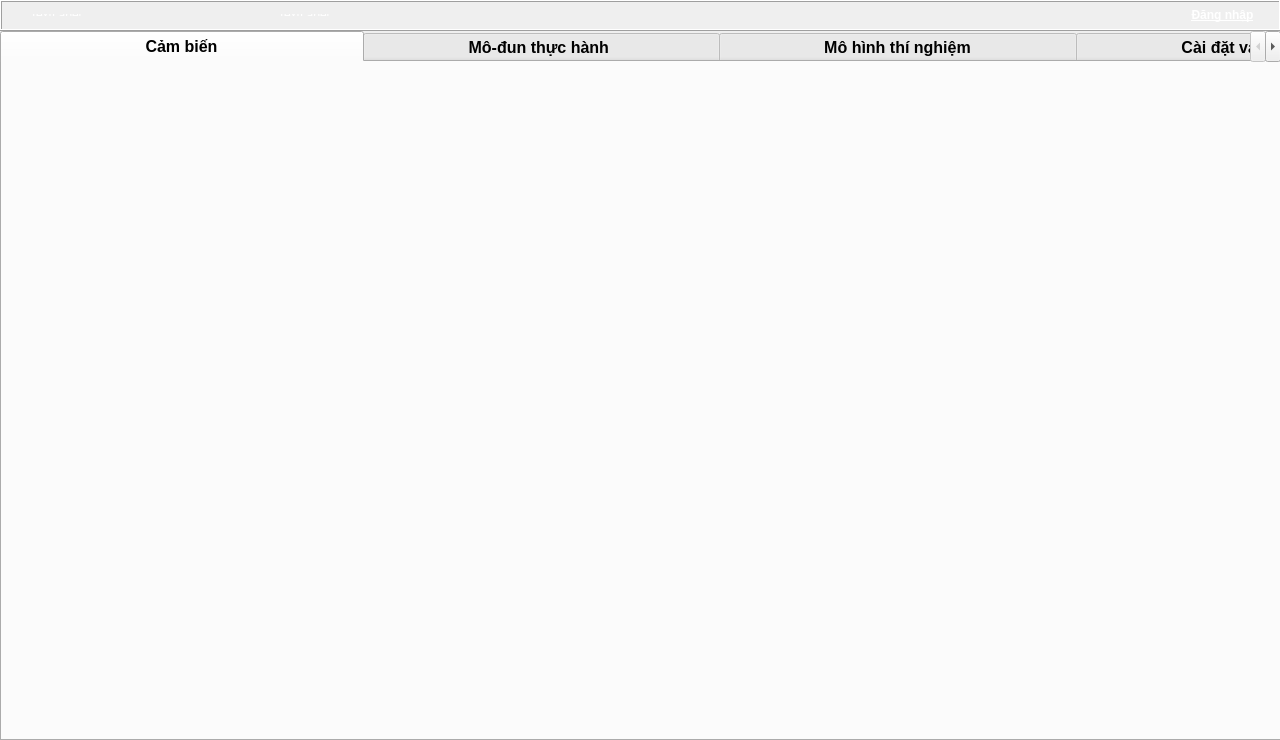
<?xml version="1.0" encoding="UTF-8"?>
<ui version="4.0">
 <class>MainWindow</class>
 <widget class="QMainWindow" name="MainWindow">
  <property name="windowModality">
   <enum>Qt::NonModal</enum>
  </property>
  <property name="geometry">
   <rect>
    <x>0</x>
    <y>0</y>
    <width>1280</width>
    <height>740</height>
   </rect>
  </property>
  <property name="windowTitle">
   <string>STEMe - Khoa học và giáo dục</string>
  </property>
  <property name="windowIcon">
   <iconset resource="image.qrc">
    <normaloff>:/image/Steme_icon.ico</normaloff>:/image/Steme_icon.ico</iconset>
  </property>
  <property name="styleSheet">
   <string notr="true">background-image: url(:/image/Background_icon_3.jpg);</string>
  </property>
  <property name="iconSize">
   <size>
    <width>24</width>
    <height>24</height>
   </size>
  </property>
  <property name="toolButtonStyle">
   <enum>Qt::ToolButtonIconOnly</enum>
  </property>
  <widget class="QWidget" name="centralWidget">
   <widget class="QFrame" name="frameWidget_2">
    <property name="geometry">
     <rect>
      <x>0</x>
      <y>0</y>
      <width>1281</width>
      <height>31</height>
     </rect>
    </property>
    <property name="styleSheet">
     <string notr="true">background-image: url(:/image/Background_icon_3.jpg);</string>
    </property>
    <property name="frameShape">
     <enum>QFrame::Box</enum>
    </property>
    <property name="frameShadow">
     <enum>QFrame::Raised</enum>
    </property>
    <widget class="QWidget" name="horizontalLayoutWidget">
     <property name="geometry">
      <rect>
       <x>30</x>
       <y>3</y>
       <width>501</width>
       <height>24</height>
      </rect>
     </property>
     <layout class="QHBoxLayout" name="horizontalLayout">
      <property name="sizeConstraint">
       <enum>QLayout::SetDefaultConstraint</enum>
      </property>
      <property name="leftMargin">
       <number>0</number>
      </property>
      <item>
       <widget class="QLabel" name="label_User_Account">
        <property name="enabled">
         <bool>false</bool>
        </property>
        <property name="styleSheet">
         <string notr="true">color: rgb(255, 255, 255);</string>
        </property>
        <property name="text">
         <string>TextLabel</string>
        </property>
       </widget>
      </item>
      <item>
       <widget class="QLabel" name="label_User_Type">
        <property name="enabled">
         <bool>false</bool>
        </property>
        <property name="styleSheet">
         <string notr="true">color: rgb(255, 255, 255);</string>
        </property>
        <property name="text">
         <string>TextLabel</string>
        </property>
       </widget>
      </item>
     </layout>
    </widget>
    <widget class="QPushButton" name="pushButton_Loggout">
     <property name="geometry">
      <rect>
       <x>1167</x>
       <y>5</y>
       <width>111</width>
       <height>20</height>
      </rect>
     </property>
     <property name="font">
      <font>
       <weight>75</weight>
       <bold>true</bold>
       <underline>true</underline>
      </font>
     </property>
     <property name="autoFillBackground">
      <bool>false</bool>
     </property>
     <property name="styleSheet">
      <string notr="true">border: none;
color: rgb(255, 255, 255);</string>
     </property>
     <property name="text">
      <string>Đăng nhập</string>
     </property>
     <property name="iconSize">
      <size>
       <width>150</width>
       <height>25</height>
      </size>
     </property>
     <property name="autoDefault">
      <bool>true</bool>
     </property>
     <property name="default">
      <bool>false</bool>
     </property>
    </widget>
    <widget class="QPushButton" name="pushButton_Loggout_2">
     <property name="geometry">
      <rect>
       <x>570</x>
       <y>5</y>
       <width>141</width>
       <height>20</height>
      </rect>
     </property>
     <property name="font">
      <font>
       <weight>75</weight>
       <bold>true</bold>
      </font>
     </property>
     <property name="autoFillBackground">
      <bool>false</bool>
     </property>
     <property name="styleSheet">
      <string notr="true">border: none;
color: rgb(255, 255, 255);</string>
     </property>
     <property name="text">
      <string/>
     </property>
     <property name="icon">
      <iconset resource="image.qrc">
       <normaloff>:/image/STEMe_Logo.png</normaloff>:/image/STEMe_Logo.png</iconset>
     </property>
     <property name="iconSize">
      <size>
       <width>150</width>
       <height>25</height>
      </size>
     </property>
     <property name="autoDefault">
      <bool>true</bool>
     </property>
     <property name="default">
      <bool>false</bool>
     </property>
    </widget>
   </widget>
   <widget class="QTabWidget" name="tabWidget">
    <property name="geometry">
     <rect>
      <x>0</x>
      <y>31</y>
      <width>1281</width>
      <height>710</height>
     </rect>
    </property>
    <property name="minimumSize">
     <size>
      <width>1281</width>
      <height>710</height>
     </size>
    </property>
    <property name="font">
     <font>
      <pointsize>12</pointsize>
      <weight>75</weight>
      <bold>true</bold>
     </font>
    </property>
    <property name="currentIndex">
     <number>0</number>
    </property>
    <widget class="QWidget" name="tab_Sensors">
     <attribute name="title">
      <string>                              Cảm biến                              </string>
     </attribute>
    </widget>
    <widget class="QWidget" name="tab_Modules">
     <attribute name="title">
      <string>                     Mô-đun thực hành                      </string>
     </attribute>
    </widget>
    <widget class="QWidget" name="tab_Systems">
     <attribute name="title">
      <string>                     Mô hình thí nghiệm                     </string>
     </attribute>
    </widget>
    <widget class="QWidget" name="tab_Settings">
     <attribute name="title">
      <string>                     Cài đặt và Tiện ích                     </string>
     </attribute>
    </widget>
   </widget>
  </widget>
  <action name="actionExit">
   <property name="text">
    <string>Exit</string>
   </property>
  </action>
 </widget>
 <layoutdefault spacing="6" margin="11"/>
 <tabstops>
  <tabstop>tabWidget</tabstop>
  <tabstop>pushButton_Loggout_2</tabstop>
  <tabstop>pushButton_Loggout</tabstop>
 </tabstops>
 <resources>
  <include location="image.qrc"/>
 </resources>
 <connections/>
</ui>
